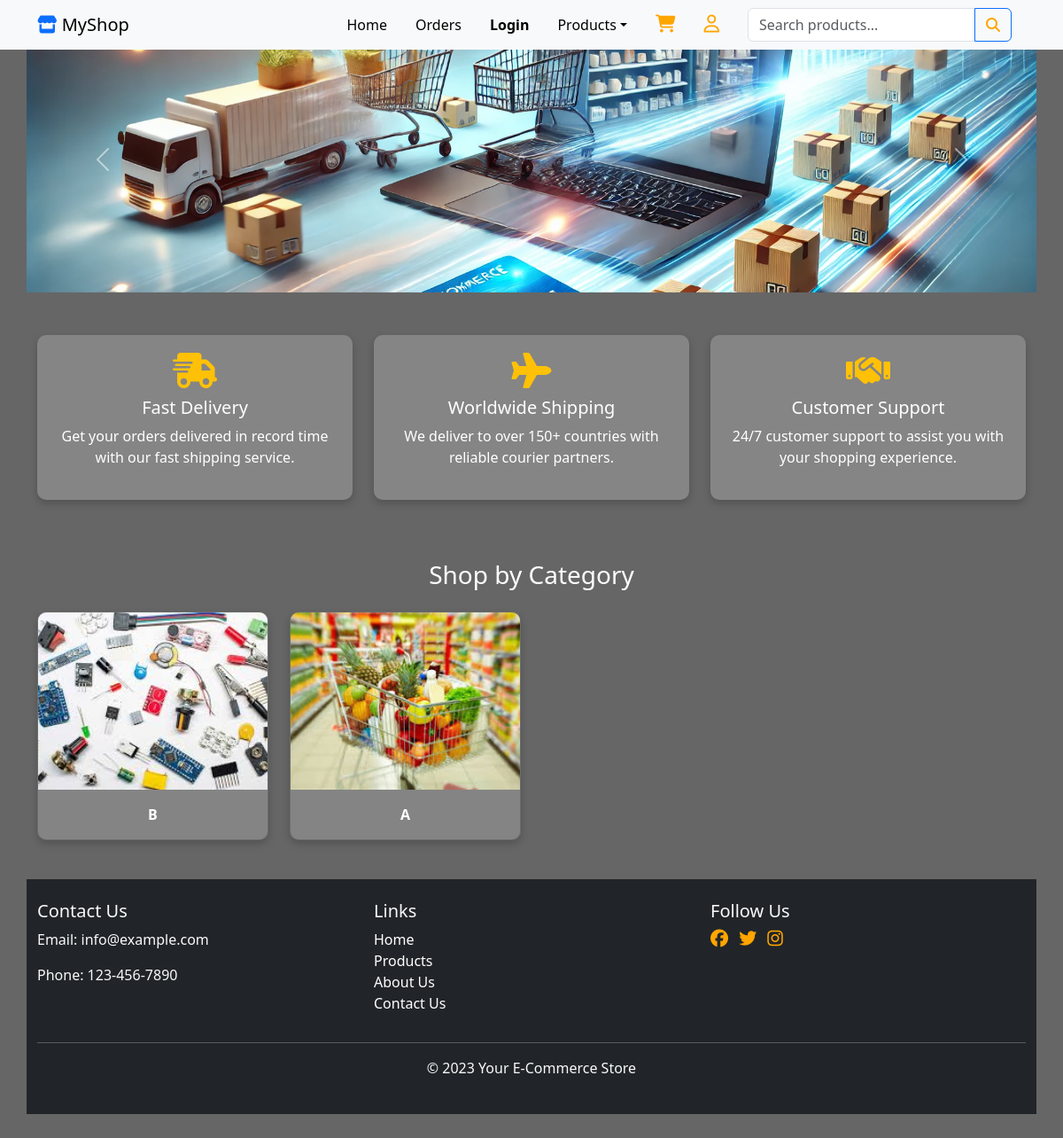
The page / on the database its author committed.
### app1/models.py (models this page shows, shortened)
class Category(models.Model):
    catname = models.CharField(max_length=80)
    image = models.ImageField(upload_to='catimg/')

### app1/views.py (the view)
# urls.py: path('',second,name='second'),
def second(request):
    if 's_email' in request.session:
        catdata = Category.objects.all()
        return render(request, 'index.html', {'cat':catdata, 'session':True})
    else:
        catdata = Category.objects.all()
        return render(request, 'index.html', {'cat':catdata})

### app1/templates/index.html (shortened to what this page needs)
{% extends "nav.html" %}
{% block content %}
{% load static %}
<!DOCTYPE html>
<html lang="en">
<head>
    <link rel="stylesheet" href="https://cdn.jsdelivr.net/npm/bootstrap@5.3.0/dist/css/bootstrap.min.css">
    <link rel="stylesheet" href="https://cdnjs.cloudflare.com/ajax/libs/font-awesome/6.4.2/css/all.min.css">
    <link rel="stylesheet" href="{% static 'css/ecom.css' %}">
</head>
<body
    <div class="content-wrapper">
        <div id="myCarousel" class="carousel slide carousel-fade" data-bs-ride="carousel" data-bs-interval="2000">
            <div class="carousel-inner">
                <div class="carousel-item">
                    <img src="{% static 'imgs/img2.webp' %}" class="d-block w-100" alt="Second Slide" loading="lazy">
                </div>
            </div>
            <button class="carousel-control-prev" type="button" data-bs-target="#myCarousel" data-bs-slide="prev">
                <span class="carousel-control-prev-icon"></span>
            </button>
            <button class="carousel-control-next" type="button" data-bs-target="#myCarousel" data-bs-slide="next">
                <span class="carousel-control-next-icon"></span>
            </button>
        </div>
        <section class="container my-5">
            <div class="row">
                <div class="col-md-4">
                    <div class="service-card">
                        <i class="fa-solid fa-truck-fast"></i>
                        <h5>Fast Delivery</h5>
                        <p>Get your orders delivered in record time with our fast shipping service.</p>
                    </div>
                </div>
                <div class="col-md-4">
                    <div class="service-card">
                        <i class="fa-solid fa-plane"></i>
                        <h5>Worldwide Shipping</h5>
                        <p>We deliver to over 150+ countries with reliable courier partners.</p>
                    </div>
                </div>
                <div class="col-md-4">
                    <div class="service-card">
                        <i class="fa-solid fa-handshake"></i>
                        <h5>Customer Support</h5>
                        <p>24/7 customer support to assist you with your shopping experience.</p>
                    </div>
                </div>
            </div>
        </section>
        <section class="container">
            <h3 class="text-center mb-4">Shop by Category</h3>
            <div class="row">
                {% for i in cat %}
                <div class="col-lg-3 col-md-6 col-sm-6 col-12 mb-4">
                    <div class="card category-card">
                        <a href="{% url 'catpro' i.id %}">
                            <img class="card-img-top" src="{{ i.image.url }}" alt="{{ i.catname }}" loading="lazy">
                        </a>
                        <div class="card-body text-center fw-bold">
                            {{ i.catname }}
                        </div>
                    </div>
                </div>
                {% endfor %}
            </div>
        </section>
    <div class="position-fixed bottom-0 end-0 p-3" style="z-index: 9999;">
    </div>
    {% include "footer.html" %}
    {% endblock %}

### static/css/ecom.css (style rules this page uses)
* { margin: 0; padding: 0; }
a { text-decoration: none !important; list-style: none; }
i { color: orange; }
.carousel-item img { height: fit-content; width: 100%; }

### rows shown on the page
Category: image (picture), catname "B"
Category: image (picture), catname "A"
